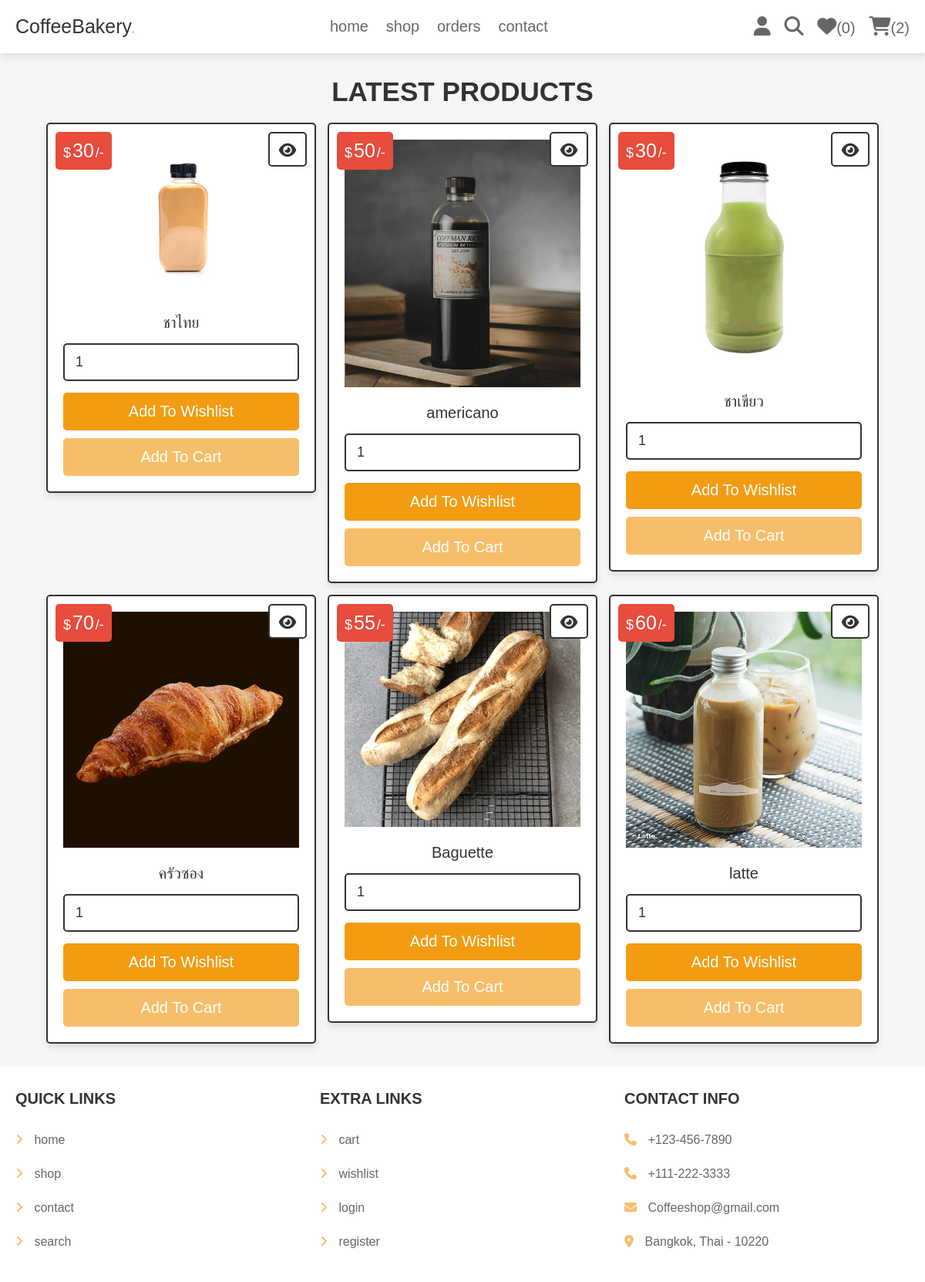
/shop.php (signed in), run on the app's committed database.
### tables this page shows
CREATE TABLE `products` (
  `id` int(100) NOT NULL,
  `name` varchar(100) NOT NULL,
  `details` varchar(500) NOT NULL,
  `price` int(100) NOT NULL,
  `image` varchar(100) NOT NULL,
  `cost` int(100) NOT NULL
);

### shop.php (the view, shortened to what this page needs)
<?php
@include 'config.php';
?>
<!DOCTYPE html>
<html lang="en">
<head>
   <link rel="stylesheet" href="https://cdnjs.cloudflare.com/ajax/libs/font-awesome/6.1.1/css/all.min.css">
   <link rel="stylesheet" href="css/style.css">
</head>
<body>
<?php include 'header.php'; ?>
<section class="products">
   <h1 class="title">latest products</h1>
   <div class="box-container">
   <?php
      $select_products = $conn->prepare("SELECT * FROM `products`");
      $select_products->execute();
      if($select_products->rowCount() > 0){
         while($fetch_products = $select_products->fetch(PDO::FETCH_ASSOC)){
   ?>
   <form action="" class="box" method="POST">
      <div class="price">$<span><?= $fetch_products['price']; ?></span>/-</div>
      <a href="view_page.php?pid=<?= $fetch_products['id']; ?>" class="fas fa-eye"></a>
      <img src="uploaded_img/<?= $fetch_products['image']; ?>" alt="">
      <div class="name"><?= $fetch_products['name']; ?></div>
      <input type="number" min="1" value="1" name="p_qty" class="qty">
      <input type="submit" value="add to wishlist" class="option-btn" name="add_to_wishlist">
      <input type="submit" value="add to cart" class="btn" name="add_to_cart">
   </form>
   <?php
      }
   }else{
      echo '<p class="empty">no products added yet!</p>';
   }
   ?>
   </div>
</section>
<?php include 'footer.php'; ?>
</body>
</html>

### css/style.css (style rules this page uses)
.products .box-container { display: grid; grid-template-columns: repeat(auto-fit, 35rem); gap:1.5rem; justify-content: center; align-items: flex-start; }
.products .box-container .box { padding:2rem; text-align: center; border:var(--border); background-color: var(--white); box-shadow: var(--box-shadow); border-radius: .5rem; position: relative; }
.products .box-container .box .price { position: absolute; top:1rem; left:1rem; padding:1rem; border-radius: .5rem; background-color: var(--red); font-size: 1.8rem; color:var(--white); }
.products .box-container .box .price span { font-size: 2.5rem; color:var(--white); margin:0 .2rem; }
.products .box-container .box .fa-eye { position: absolute; top:1rem; right:1rem; border-radius: .5rem; height: 4.5rem; line-height: 4.3rem; width: 5rem; border:var(--border); color:var(--black); font-size: 2rem; background-color: var(--white); }
.products .box-container .box img { width: 100%; margin-bottom: 1rem; }
.products .box-container .box .name { font-size: 2rem; color:var(--black); padding:1rem 0; }
.products .box-container .box .qty { margin:.5rem 0; border-radius: .5rem; padding:1.2rem 1.4rem; font-size: 1.8rem; color:var(--black); border:var(--border); width: 100%; }

### css/components.css (style rules this page uses)
:root { ---green: rgb(247, 190, 105); --orange:#f39c12; --red:#e74c3c; --black:#333; --light-color:#666; --white:#fff; --light-bg:#f6f6f6; --border:.2rem solid var(--black); --box-shadow:0 .5rem 1rem rgba(0,0,0,.1); }
* { font-family: 'Rubik', sans-serif; margin:0; padding:0; box-sizing: border-box; outline: none; border:none; text-decoration: none; color:var(--black); }
body { background-color: var(--light-bg); }
html { font-size: 62.5%; overflow-x: hidden; scroll-behavior: smooth; scroll-padding-top: 6.5rem; }
section { padding:3rem 2rem; max-width: 1200px; margin:0 auto; }
.btn, .delete-btn, .option-btn { display: block; width: 100%; margin-top: 1rem; border-radius: .5rem; color:var(--white); font-size: 2rem; padding:1.3rem 3rem; text-transform: capitalize; cursor: pointer; text-align: center; }
.btn { background-color:rgb(247, 190, 105); }
.option-btn { background-color: var(--orange); }
.title { text-align: center; margin-bottom: 2rem; text-transform: uppercase; color:var(--black); font-size: 3.5rem; }

### data on the page
products: price "30", image (picture), name "ชาไทย"
products: price "50", image (picture), name "americano"
products: price "30", image (picture), name "ชาเขียว"
products: price "70", image (picture), name "ครัวซอง"
products: price "55", image (picture), name "Baguette"
products: price "60", image (picture), name "latte"

### other printed values
$count_wishlist_items->rowCount() "0"
$count_cart_items->rowCount() "2"
